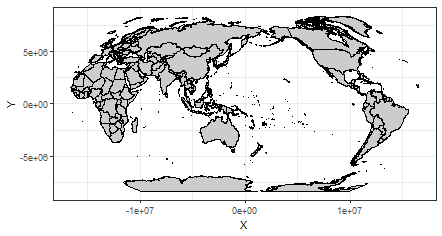

Generate this figure with R:
###############################################################################
## Shift central/prime meridian and plot world map with ggplot
###############################################################################

library(data.table)
library(ggplot2)
library(rgdal)
library(rgeos)
library(maps)
library(maptools)

# =============================================================================
# Get world map in proper format
# =============================================================================
# Load world map as map object
worldmap      <- map("world", fill=TRUE, plot=FALSE)
# Convert map object to SpatialPolygons object (check ?map2SpatialPolygons)
WGS84 <- CRS("+proj=longlat +datum=WGS84")
worldmapPolys <- map2SpatialPolygons(worldmap, 
                                     IDs=sapply(strsplit(worldmap$names, ":"), "[", 1L), 
                                     proj4string=WGS84)

# =============================================================================
# Split world map by "split line"
# =============================================================================
# check "split polygon by line" at:
# https://stat.ethz.ch/pipermail/r-sig-geo/2015-July/023168.html

# shift central/prime meridian towards west - positive values only
shift <- 180+20 

# create "split line" to split worldmap 
split.line = SpatialLines(list(Lines(list(Line(cbind(180-shift,c(-90,90)))), ID="line")), 
                          proj4string=WGS84)

# gBuffer solution to avoid 'TopologyException' when intersecting line with world polys 
# http://gis.stackexchange.com/questions/163445/r-solution-for-topologyexception-input-geom-1-is-invalid-self-intersection-er
worldmapPolys <- gBuffer(worldmapPolys, byid=TRUE, width=0)

# intersecting line with world polys 
line.gInt <- gIntersection(split.line, worldmapPolys)

# create a very thin polygon (buffer) out of the intersecting "split line"
bf <- gBuffer(line.gInt, byid=TRUE, width=0.000001)  

# split world polys using intersecting thin polygon (buffer)
worldmapPolys.split <- gDifference(worldmapPolys, bf, byid=TRUE)
# plot(worldmapPolys.split) # check map

# =============================================================================
# Prepare data for ggplot & plot
# =============================================================================
# transform map in a data table that ggplot can use
XY <- data.table(map_data(as(worldmapPolys.split, "SpatialPolygonsDataFrame")))

# Shift coordinates (data.table way)
XY[, long.new := long + shift]
XY[, long.new := ifelse(long.new > 180, long.new-360, long.new)]

# plot shifted map
ggplot() + 
  geom_polygon(data=XY, 
               aes(x=long.new, y=lat, group=group), 
               colour="black", 
               fill="gray80", 
               size = 0.25) +
  coord_equal()

# -------------------------------------
# Example with projected coordinates - Robinson projection
# -------------------------------------
PROJ <- "+proj=robin +lon_0=0 +x_0=0 +y_0=0 +ellps=WGS84 +datum=WGS84 +units=m +no_defs"
# assign matrix of projected coordinates as two columns in data table
XY[, c("X","Y") := data.table(project(cbind(long.new, lat), proj=PROJ))]
# plot shifted world map 
ggplot() + 
  geom_polygon(data=XY, 
               aes(x=X, y=Y, group=group), 
               colour="black", 
               fill="gray80", 
               size = 0.25) +
  coord_equal() +
  theme_bw()

ggsave("gallery/Shift central (prime) meridian.png", 
       width=15, height=8, units="cm", dpi=75)